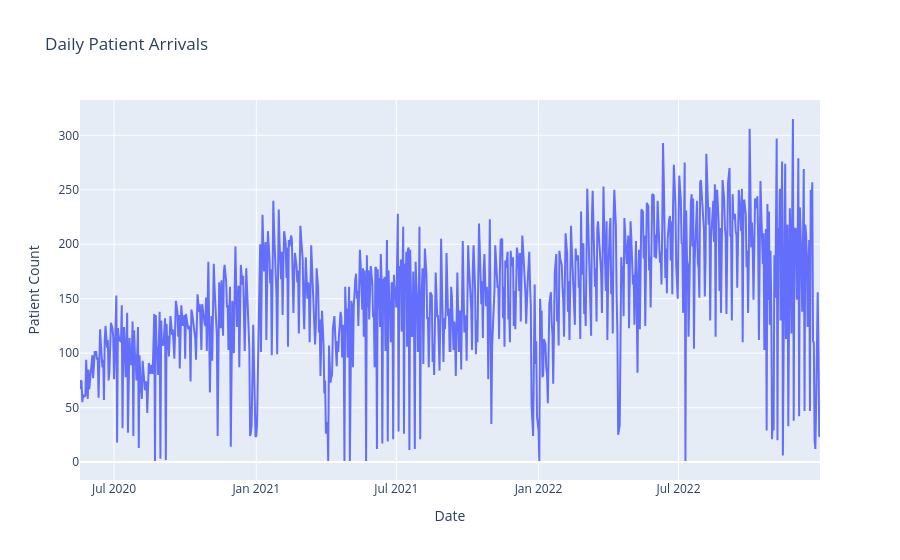

This figure's notebook cell:
### Code cell
fig = go.Figure()

# Add scatter trace for patients
fig.add_trace(go.Scatter(x=df.index, y=df['Patients'], 
                          mode='lines', 
                          name='Number of Patients'))

# Add markers for missing values
missing_dates = df[df['Patients'].isna()].index
missing_values_trace = go.Scatter(x=missing_dates, y=[df['Patients'].min()]*len(missing_dates),
                                  mode='markers', marker=dict(color='red', symbol='x'),
                                  name='Missing Values')
fig.add_trace(missing_values_trace)

# Set plot title and axis labels
fig.update_layout(title='Daily Patient Arrivals',
                  xaxis_title='Date', yaxis_title='Patient Count')

# Show plot
fig.show()

### Figure 1 — Plotly figure (JSON) as saved in the notebook; plotly's stock layout.template omitted (floating-point values rounded to 4 significant figures; data arrays with more than 128 entries replaced by an {"elided": "..."} marker saying what was removed)
{"data": [{"mode": "lines", "name": "Number of Patients", "type": "scatter", "x": {"elided": "958 str values"}, "y": {"elided": "958 float values"}}, {"marker": {"color": "red", "symbol": "x"}, "mode": "markers", "name": "Missing Values", "type": "scatter", "x": [], "y": []}], "layout": {"title": {"text": "Daily Patient Arrivals"}, "xaxis": {"title": {"text": "Date"}}, "yaxis": {"title": {"text": "Patient Count"}}}}
